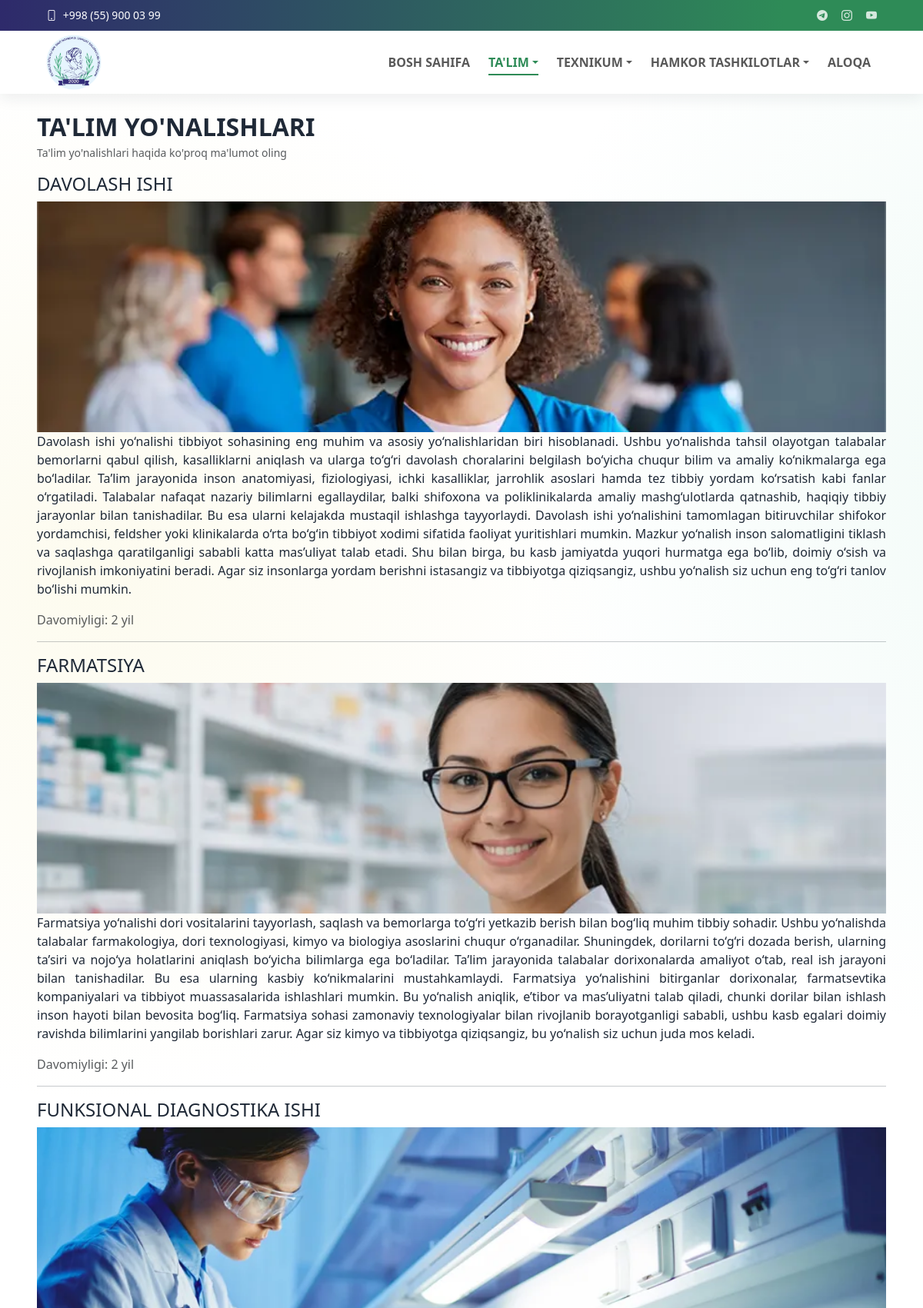
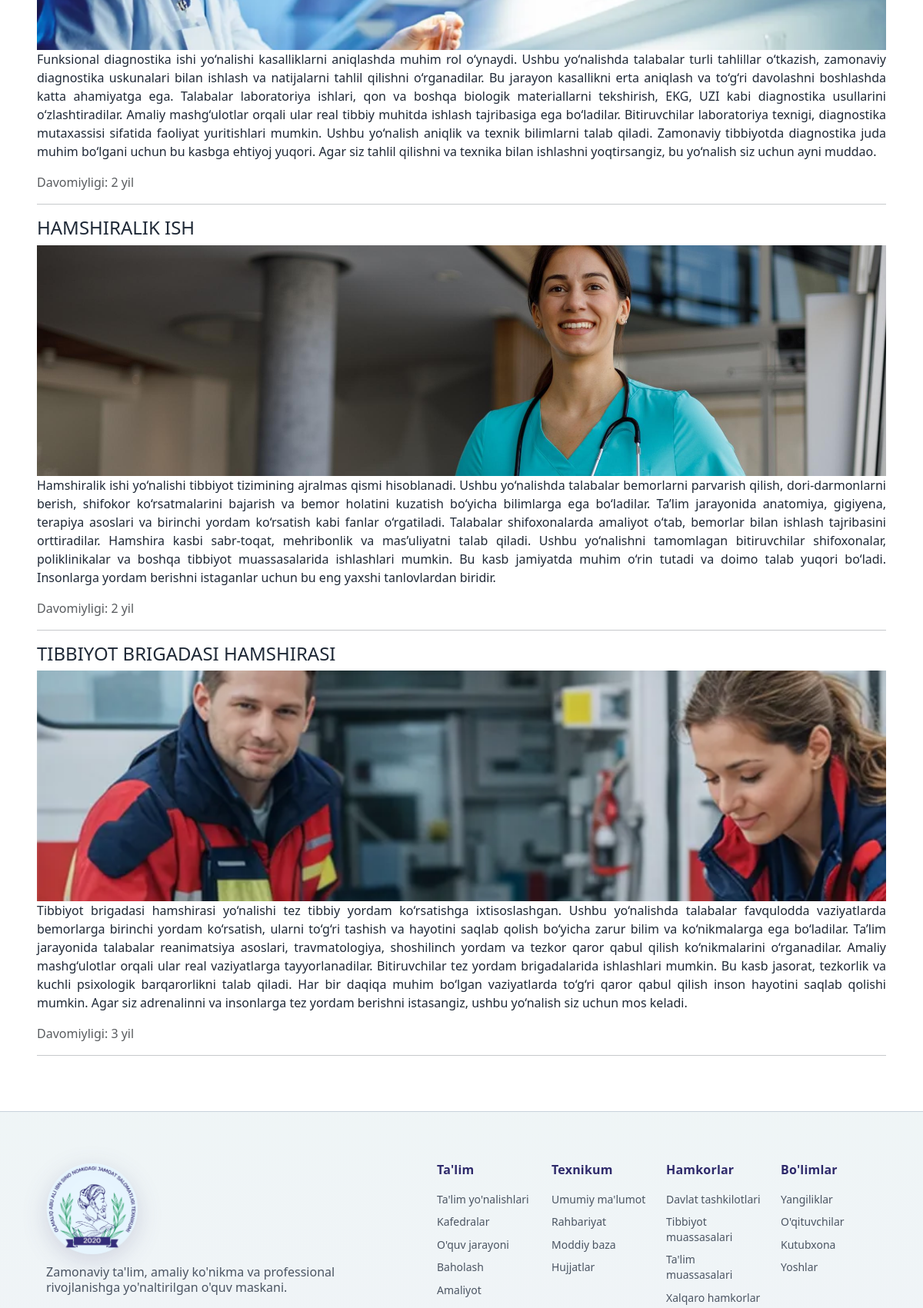
/talim/yonalishlar/ (upper part), run on the app's committed database (2 pictures, top to bottom).
### core/models.py (models this page shows, shortened)
class TopbarSettings(models.Model):
    email = models.EmailField(blank=True)
    phone = models.CharField(max_length=50, blank=True)
    telegram_url = models.URLField(blank=True)
    instagram_url = models.URLField(blank=True)
    youtube_url = models.URLField(blank=True)
    is_active = models.BooleanField(default=True)
    updated_at = models.DateTimeField(auto_now=True)
    class Meta:
        ordering = ['-updated_at', '-id']
        verbose_name = "Topbar sozlamasi"
        verbose_name_plural = "Topbar sozlamalari"

### education/models.py (models this page shows, shortened)
class EducationDirection(models.Model):
    name = models.CharField(max_length=200)
    slug = models.SlugField(unique=True)
    description = models.TextField()
    image = models.ImageField(upload_to='education/directions/', blank=True, null=True)
    duration_years = models.PositiveSmallIntegerField(default=2)
    departments = models.ManyToManyField(Department, related_name='education_directions', blank=True)
    is_active = models.BooleanField(default=True)
    class Meta:
        ordering = ['name']
        verbose_name = "Ta'lim yo'nalishi "
        verbose_name_plural = "Ta'lim yo'nalishlari "

### education/views.py (the view)
# urls.py: path('yonalishlar/', views.directions, name='directions'),
def directions(request):
    items = EducationDirection.objects.filter(is_active=True)
    return render(request, 'education/directions.html', {'directions': items})

### core/context_processors.py (called while the page is built)
def menu_context(request):
    menu_items = (
        Menu.objects.filter(parent__isnull=True, is_active=True)
        .prefetch_related('children')
        .order_by('order', 'id')
    )
    topbar = TopbarSettings.objects.filter(is_active=True).first()
    return {
        'menu_items': menu_items,
        'topbar_settings': topbar,
    }

### education/templates/education/directions.html (shortened to what this page needs)
{% extends 'base.html' %}
{% block content %}
<section>
    <div class="mt-5 mt-md-3 mt-lg-2">
        <h2 class="fw-bold text-uppercase mb-1">Ta'lim yo'nalishlari</h2>
        <p class="text-muted small">Ta'lim yo'nalishlari haqida ko'proq ma'lumot oling</p>
    </div>
    {% for direction in directions %}
        <div>
            <h3 class="fs-4 text-uppercase ">{{ direction.name }}</h3>
            <img src="{{ direction.image.url }}" alt="{{ direction.name }}" class="w-100" style="height: 300px; object-fit: cover; object-position: 0% 25%;">
            <p class="lh-base" style="text-align: justify;">{{ direction.description }}</p>
            <p class="text-muted">Davomiyligi: {{ direction.duration_years }} yil</p>
            <hr>
        </div>
    {% empty %}
        <p>Yo'nalishlar mavjud emas.</p>
    {% endfor %}
</section>
{% endblock %}

### templates/includes/header.html (shortened to what this page needs)
{% load static %}
<header id="header" class="header fixed-top">
    <div class="topbar d-flex align-items-center">
        <div class="container d-flex justify-content-center justify-content-md-between">
           <div class="contact-info d-flex align-items-center gap-3">
                <div class="d-flex align-items-center">
                    <a href="tel:{{ topbar_settings.phone }}" class="link-underline link-underline-opacity-0 lh-1">
                        <i class="bi bi-phone me-1"></i>
                    <span>{{ topbar_settings.phone }}</span>
                    </a>
                </div>
            </div>
            <div class="social-links d-flex align-items-center">
                <a href="{{ topbar_settings.telegram_url }}" target="_blank" rel="noopener" aria-label="Telegram"><i class="bi bi-telegram"></i></a>
                <a href="{{ topbar_settings.instagram_url }}" target="_blank" rel="noopener" aria-label="Instagram"><i class="bi bi-instagram"></i></a>
                <a href="{{ topbar_settings.youtube_url }}" target="_blank" rel="noopener" aria-label="YouTube"><i class="bi bi-youtube"></i></a>
            </div>
        </div>
    </div>
    <div class="branding d-flex align-items-center">
        <nav class="navbar navbar-expand-lg  py-0 w-100">
            <div class="container position-relative d-flex align-items-center justify-content-between">
                <a class="navbar-brand brand d-flex align-items-center gap-2" href="{% url 'core:home' %}">
                    <img class="brand-logo" src="{% static 'images/logo.png' %}" alt="Olmaliq texnikumi logosi">
                </a>
                <div class="collapse navbar-collapse" id="mainNavbar">
                    {% with ns=request.resolver_match.namespace name=request.resolver_match.url_name %}
                    <ul class="navbar-nav ms-auto mb-2 mb-lg-0 align-items-lg-center gap-lg-2">
                        <li class="nav-item">
                            <a class="nav-link {% if ns == 'core' and name == 'home' %}active{% endif %}" href="{% url 'core:home' %}" {% if ns == 'core' and name == 'home' %}aria-current="page"{% endif %}>Bosh sahifa</a>
                        </li>
                        <li class="nav-item dropdown">
                            <a class="nav-link dropdown-toggle {% if ns == 'education' %}active{% endif %}" href="#" role="button" data-bs-toggle="dropdown" aria-expanded="false" {% if ns == 'education' %}aria-current="page"{% endif %}>Ta'lim</a>
                        </li>
                        <li class="nav-item dropdown">
                            <a class="nav-link dropdown-toggle " href="#" role="button" data-bs-toggle="dropdown" aria-expanded="false" >Texnikum</a>
                        </li>
                        <li class="nav-item dropdown">
                            <a class="nav-link dropdown-toggle " href="#" role="button" data-bs-toggle="dropdown" aria-expanded="false" >Hamkor tashkilotlar</a>
                        </li>
                        <li class="nav-item">
                            <a class="nav-link {% if ns == 'contact' %}active{% endif %}" href="{% url 'contact:contact' %}" {% if ns == 'contact' %}aria-current="page"{% endif %}>Aloqa</a>
                        </li>
                    </ul>
                    {% endwith %}
                </div>
            </div>
        </nav>
    </div>
</header>

### static/css/style.css (style rules this page uses)
* { box-sizing: border-box; }
body { margin: 0; font-family: "Segoe UI", Tahoma, sans-serif; background-color: #ffffff; background-image: radial-gradient(1100px circle at 8% 16%, rgba(246, 238, 181, 0.22), transparent 62%), radial-gradient(1250px circle at 92% 12%, rgba(178, 231, 212, 0.2), transparent 64%), radial-gradient(980px circle at 84% 88%, rgba(205, 233, 245, 0.16), transparent 66%), linear-gradient(180deg, #ffffff 0%, #ffffff 100%); background-repeat: no-repeat; background-size: 128% 128%, 132% 132%, 126% 126%, 100% 100%; animation: siteBgFloat 50s ease-in-out infinite alternate; color: var(--text); padding-top: 108px; overflow-x: clip; }
a { color: var(--header-accent); }
html { overflow-x: clip; }
.container { width: min(1120px, 92%); margin: 0 auto; }
@media (min-width: 1200px) { .container { width: min(1320px, 92%); } }
.header { transition: all 0.5s; z-index: 1100 !important; background-color: #ffffff; box-shadow: 0 6px 18px rgba(31, 41, 55, 0.08); }
.header .topbar { background: var(--brand-gradient); font-size: 14px; transition: all 0.5s; height: 40px; overflow: hidden; border: 0 !important; border-bottom: 0 !important; box-shadow: none !important; margin-bottom: 0 !important; }
.header .topbar .container { min-height: 40px; }
.header .topbar .contact-info i { font-style: normal; color: #ffffff; }
.header .topbar .contact-info i a, .header .topbar .contact-info i, .header .topbar .contact-info span { color: #ffffff; text-decoration: none; line-height: 1; }
.header .topbar .social-links a { color: rgba(255, 255, 255, 0.8); line-height: 0; transition: all 0.3s ease; margin-left: 18px; font-size: 14px; }
.header .branding { min-height: 68px; transition: all 0.4s ease; border: 0 !important; border-top: 0 !important; margin-top: 0 !important; position: relative; z-index: 1101; }
.header .topbar + .branding { margin-top: 0 !important; border-top: 0 !important; }
.brand { color: var(--nav-text); text-decoration: none; font-weight: 700; }
.brand-logo { height: 72px; width: auto; display: block; }
.navbar .nav-item > a { text-transform: uppercase; font-weight: 600; }
.navbar .nav-link { position: relative; transition: color 0.22s ease; }
.navbar .nav-link::before { content: ""; position: absolute; left: 0.5rem; right: 0.5rem; bottom: 0.2rem; height: 2px; background: var(--header-accent); transform: scaleX(0); transform-origin: center; transition: transform 0.22s ease; }
.navbar .nav-link:hover, .navbar .nav-link.active { color: var(--header-accent); }
.navbar .nav-link:hover::before, .navbar .nav-link.active::before { transform: scaleX(1); }

### data on the page
TopbarSettings: phone "+998 (55) 900 03 99"
EducationDirection: name "DAVOLASH ISHI", image (picture), description "Davolash ishi yo‘nalishi tibbiyot sohasining eng muhim va asosiy yo‘nalishlaridan biri hisoblanadi. Ushbu yo‘nalishda tahsil olayotgan talabalar bemorlarni qabul qilish, kasalliklarni aniqlash va ularga to‘g‘ri davolash choralarini belgilash bo‘yicha chuqur bilim va amaliy ko‘nikmalarga ega bo‘ladilar. Ta’lim jarayonida inson anatomiyasi, fiziologiyasi, ichki kasalliklar, jarrohlik asoslari hamda tez tibbiy yordam ko‘rsatish kabi fanlar o‘rgatiladi. Talabalar nafaqat nazariy bilimlarni egallaydilar, balki shifoxona va poliklinikalarda amaliy mashg‘ulotlarda qatnashib, haqiqiy tibbiy jarayonlar bilan tanishadilar. Bu esa ularni kelajakda mustaqil ishlashga tayyorlaydi. Davolash ishi…", duration_years "2"
EducationDirection: name "FARMATSIYA", image (picture), description "Farmatsiya yo‘nalishi dori vositalarini tayyorlash, saqlash va bemorlarga to‘g‘ri yetkazib berish bilan bog‘liq muhim tibbiy sohadir. Ushbu yo‘nalishda talabalar farmakologiya, dori texnologiyasi, kimyo va biologiya asoslarini chuqur o‘rganadilar. Shuningdek, dorilarni to‘g‘ri dozada berish, ularning ta’siri va nojo‘ya holatlarini aniqlash bo‘yicha bilimlarga ega bo‘ladilar. Ta’lim jarayonida talabalar dorixonalarda amaliyot o‘tab, real ish jarayoni bilan tanishadilar. Bu esa ularning kasbiy ko‘nikmalarini mustahkamlaydi. Farmatsiya yo‘nalishini bitirganlar dorixonalar, farmatsevtika kompaniyalari va tibbiyot muassasalarida ishlashlari mumkin. Bu yo‘nalish aniqlik, e’tibor va mas’uliyatni…", duration_years "2"
EducationDirection: name "FUNKSIONAL DIAGNOSTIKA ISHI", image (picture), description "Funksional diagnostika ishi yo‘nalishi kasalliklarni aniqlashda muhim rol o‘ynaydi. Ushbu yo‘nalishda talabalar turli tahlillar o‘tkazish, zamonaviy diagnostika uskunalari bilan ishlash va natijalarni tahlil qilishni o‘rganadilar. Bu jarayon kasallikni erta aniqlash va to‘g‘ri davolashni boshlashda katta ahamiyatga ega. Talabalar laboratoriya ishlari, qon va boshqa biologik materiallarni tekshirish, EKG, UZI kabi diagnostika usullarini o‘zlashtiradilar. Amaliy mashg‘ulotlar orqali ular real tibbiy muhitda ishlash tajribasiga ega bo‘ladilar. Bitiruvchilar laboratoriya texnigi, diagnostika mutaxassisi sifatida faoliyat yuritishlari mumkin. Ushbu yo‘nalish aniqlik va texnik bilimlarni talab…", duration_years "2"
EducationDirection: name "HAMSHIRALIK ISH", image (picture), description "Hamshiralik ishi yo‘nalishi tibbiyot tizimining ajralmas qismi hisoblanadi. Ushbu yo‘nalishda talabalar bemorlarni parvarish qilish, dori-darmonlarni berish, shifokor ko‘rsatmalarini bajarish va bemor holatini kuzatish bo‘yicha bilimlarga ega bo‘ladilar. Ta’lim jarayonida anatomiya, gigiyena, terapiya asoslari va birinchi yordam ko‘rsatish kabi fanlar o‘rgatiladi. Talabalar shifoxonalarda amaliyot o‘tab, bemorlar bilan ishlash tajribasini orttiradilar. Hamshira kasbi sabr-toqat, mehribonlik va mas’uliyatni talab qiladi. Ushbu yo‘nalishni tamomlagan bitiruvchilar shifoxonalar, poliklinikalar va boshqa tibbiyot muassasalarida ishlashlari mumkin. Bu kasb jamiyatda muhim o‘rin tutadi va doimo…", duration_years "2"
EducationDirection: name "TIBBIYOT BRIGADASI HAMSHIRASI", image (picture), description "Tibbiyot brigadasi hamshirasi yo‘nalishi tez tibbiy yordam ko‘rsatishga ixtisoslashgan. Ushbu yo‘nalishda talabalar favqulodda vaziyatlarda bemorlarga birinchi yordam ko‘rsatish, ularni to‘g‘ri tashish va hayotini saqlab qolish bo‘yicha zarur bilim va ko‘nikmalarga ega bo‘ladilar. Ta’lim jarayonida talabalar reanimatsiya asoslari, travmatologiya, shoshilinch yordam va tezkor qaror qabul qilish ko‘nikmalarini o‘rganadilar. Amaliy mashg‘ulotlar orqali ular real vaziyatlarga tayyorlanadilar. Bitiruvchilar tez yordam brigadalarida ishlashlari mumkin. Bu kasb jasorat, tezkorlik va kuchli psixologik barqarorlikni talab qiladi. Har bir daqiqa muhim bo‘lgan vaziyatlarda to‘g‘ri qaror qabul qilish…", duration_years "3"
